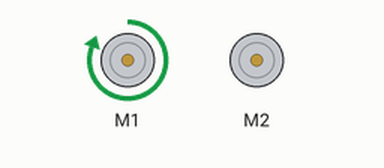
This sketch was run on a simulated Arduino Uno, built with avr-gcc and run on an emulated ATmega328P. Parts: 2 × DC motor (green arrow = forward, orange = backward, longer = faster).

Above: at 0.1 s.
At 1.1 s:
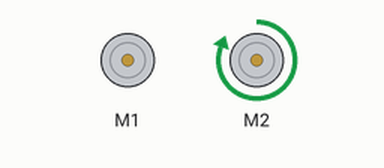
At 2.1 s:
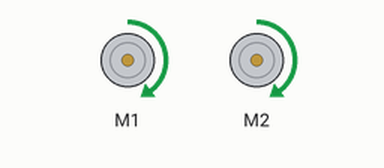
At 3.1 s:
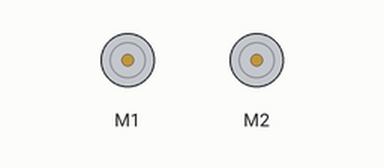
Timing chart, 0 to 4.6 s (numbered marks = the images above):
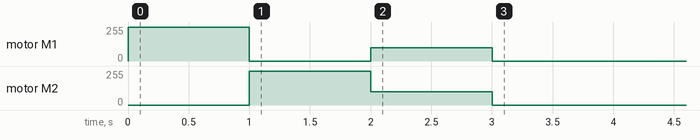

The sketch:

RedBot_Forward.ino
```cpp
/***********************************************************************
 * Exp2_DriveForward -- RedBot Experiment 2
 *
 * Drive forward and stop.
 *
 * Hardware setup:
 * The Power switch must be on, the motors must be connected, and the board must be receiving power
 * from the battery. The motor switch must also be switched to RUN.
 *
 * 23 Sept 2013 N. Seidle/M. Hord
 * 04 Oct 2014 B. Huang
 ***********************************************************************/

#include <RedBot.h>  // This line "includes" the RedBot library into your sketch.
// Provides special objects, methods, and functions for the RedBot.


RedBotMotor motors; // Instantiate the motor control object. This only needs
// to be done once.

void setup()
{
  motors.leftDrive(255);   // Turn on Left and right motors at full speed forward.
  delay(1000);         // Waits for 2 seconds
  motors.leftBrake();       // Stops both motors
  motors.rightDrive(255);   // Turn on Left and right motors at full speed forward.
  delay(1000);         // Waits for 2 seconds
  motors.rightBrake();
  motors.drive(100);
  delay(1000);
  motors.stop();

}

void loop()
{
  // Nothing here. We'll get to this in the next experiment.
}
```

Measured:
- by itself, motor M1: stopped → forward 255/255 at 0.00 s, → stopped 1.0 s later, → forward 99/255 1.0 s later, → stopped 1.0 s later
- by itself, motor M2: stopped → forward 255/255 at 1.0 s, → forward 99/255 1.0 s later, → stopped 1.0 s later
